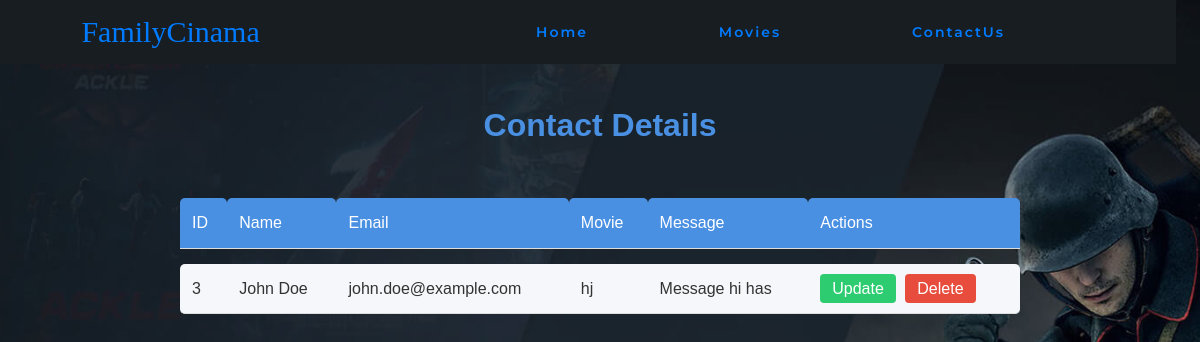
The page /contact_us/viewc.php on the database as committed earlier.
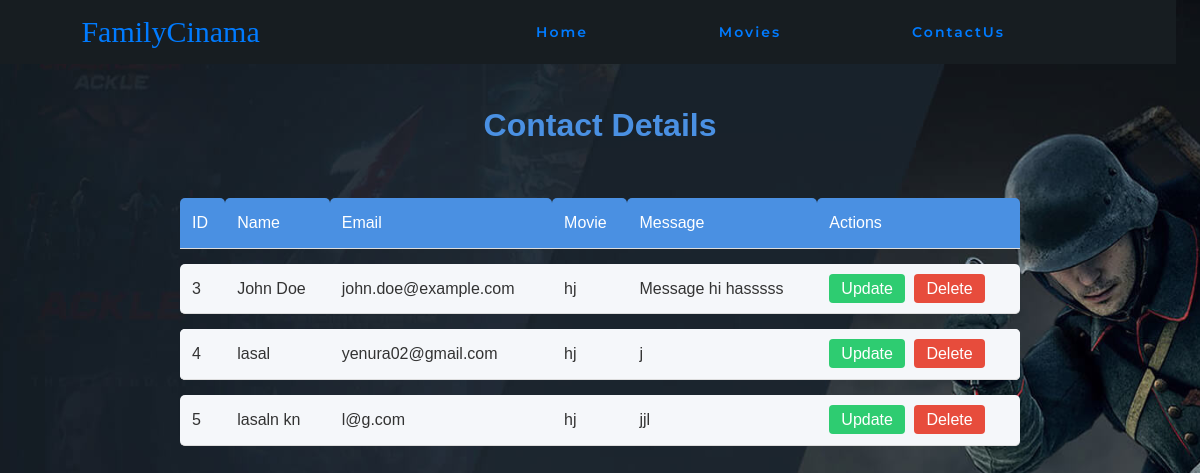
The same page on the database as committed later.
### tables this page shows
CREATE TABLE `contact` (
  `id` int(10) NOT NULL,
  `name` varchar(32) NOT NULL,
  `email` varchar(32) NOT NULL,
  `movie` varchar(500) NOT NULL,
  `message` varchar(256) NOT NULL
);

### contact_us/viewc.php (the view, shortened to what this page needs)
<?php include '../header2.php'; ?>
<!DOCTYPE html>
<html>
<head>
    <link rel="stylesheet" href="v.css">
</head>
<body>
    <div class="dashboard">
        <h1><i class="fas fa-address-book"></i> Contact Details</h1>
        <table class="contact-table">
            <thead>
                <tr>
                    <th>ID</th>
                    <th>Name</th>
                    <th>Email</th>
                    <th>Movie</th>
                    <th>Message</th>
                    <th>Actions</th>
                </tr>
            </thead>
            <tbody>
                <?php
                include '../dbh.php';
                $query = "SELECT * FROM contact";
                $result = mysqli_query($conn, $query);
                while ($row = mysqli_fetch_assoc($result)) {
                    echo '<tr>';
                    echo '<td>' . htmlspecialchars($row['id']) . '</td>';
                    echo '<td>' . htmlspecialchars($row['name']) . '</td>';
                    echo '<td>' . htmlspecialchars($row['email']) . '</td>';
                    echo '<td>' . htmlspecialchars($row['movie']) . '</td>';
                    echo '<td class="message-cell">' . htmlspecialchars($row['message']) . '</td>';
                    echo '<td>
                            <a class="action-btn update-btn" href="updatec.php?id=' . $row['id'] . '"><i class="fas fa-edit"></i> Update</a>
                            <a class="action-btn delete-btn" href="deletec.php?id=' . $row['id'] . '"><i class="fas fa-trash-alt"></i> Delete</a>
                          </td>';
                    echo '</tr>';
                }
                ?>
            </tbody>
        </table>
    </div>
</body>
</html>

### header2.php (shortened to what this page needs)
<!DOCTYPE html>
<html lang="en">
<head>
    <link rel="stylesheet" href=" ../nav.css" />
</head>
<body>
<nav>
      <div class="logo">
        <h3><a href="" class="logo-name">FamilyCinama</a></h3>
      </div>
      <ul class="nav-links">
        <li><a href="/Movie-system/index.html">Home</a></li>
        <li><a href="/Movie-system/Movie/movie.php">Movies</a></li>
        <li><a href="/Movie-system/contact_us/contactUs.php">ContactUs</a></li>
      </ul>
    </nav>
</body>
</html>

### nav.css (style rules this page uses)
body, html { margin: 0; padding: 0; height: 100%; }
nav { display: flex; justify-content: space-around; align-items: center; min-height: 8vh; background-color:hsl(207, 19%, 11%); position: fixed; width: 100%; margin-left: -2%; top: 0; }
.logo h3 { font-family: "Sacramento", cursive; font-weight: 500; text-align: center; font-size: 30px; }
.nav-links { display: flex; list-style: none; width: 50%; justify-content: space-around; letter-spacing: 2px; font-weight: 600; font-size: 14px; font-family: "Montserrat", sans-serif; }

### contact_us/v.css (style rules this page uses)
* { margin: 0; padding: 0; box-sizing: border-box; }
body { font-family: Arial, sans-serif; background-image: url('../image/hero-bg.jpg'); background-size: cover; background-position: center; background-repeat: repeat; }
h1 { margin-top: 100px; text-align: center; margin-bottom: 20px; }
table { width: 70%; max-width: 70%; border-collapse: collapse; margin: 0 auto; margin-top: 20px; align-items: center; justify-items: center; }
th, td { padding: 12px; text-align: left; border-bottom: 1px solid #ddd; }
th { background-color: #f2f2f2; }
tr:nth-child(even) { background-color: #f9f9f9; }
a { text-decoration: none; color: #007bff; }

### contact_us/viewc.php (style rules this page uses)
:root { --primary-color: #4a90e2; --secondary-color: #f5f7fa; --text-color: #333; --text-light: #777; --danger-color: #e74c3c; --success-color: #2ecc71; }
* { margin: 0; padding: 0; box-sizing: border-box; }
body { font-family: 'Poppins', sans-serif; background-color: var(--secondary-color); color: var(--text-color); line-height: 1.6; }
h1 { color: var(--primary-color); margin-bottom: 2rem; font-weight: 600; }
.contact-table { width: 100%; border-collapse: separate; border-spacing: 0 15px; }
.contact-table th { background-color: var(--primary-color); color: #fff; font-weight: 500; text-align: left; padding: 12px; border-radius: 5px 5px 0 0; }
.contact-table td { background-color: var(--secondary-color); padding: 12px; }
.contact-table tr td:first-child { border-top-left-radius: 5px; border-bottom-left-radius: 5px; }
.contact-table tr td:last-child { border-top-right-radius: 5px; border-bottom-right-radius: 5px; }
.action-btn { padding: 6px 12px; border-radius: 4px; text-decoration: none; font-weight: 500; transition: background-color 0.3s ease; }
.update-btn { background-color: var(--success-color); color: #fff; margin-right: 5px; }
.delete-btn { background-color: var(--danger-color); color: #fff; }
.message-cell { max-width: 200px; white-space: nowrap; overflow: hidden; text-overflow: ellipsis; }

Rows that differ between the two databases and show on the page:
changed contact "John Doe": message "Message hi has" → "Message hi hasssss"
added contact: id "4", name "lasal", email "yenura02@gmail.com", movie "hj", message "j"
added contact: id "5", name "lasaln kn", email "l@g.com", movie "hj", message "jjl"
